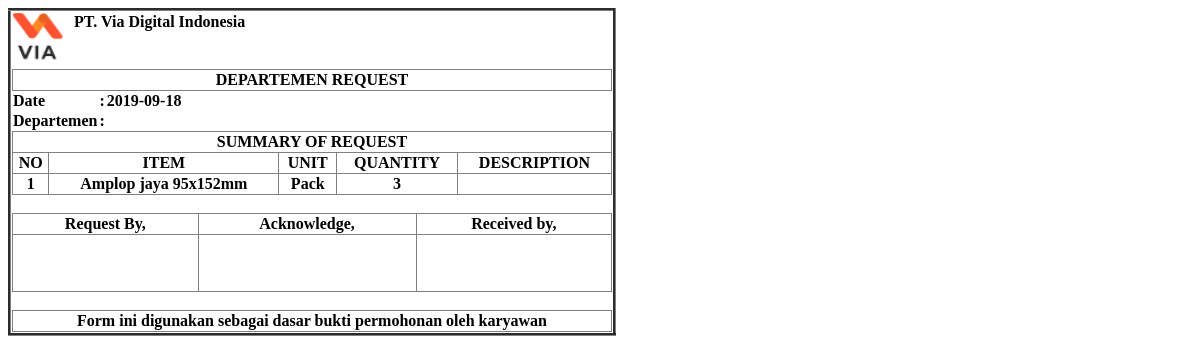
The app's page /order/report/1, older data.
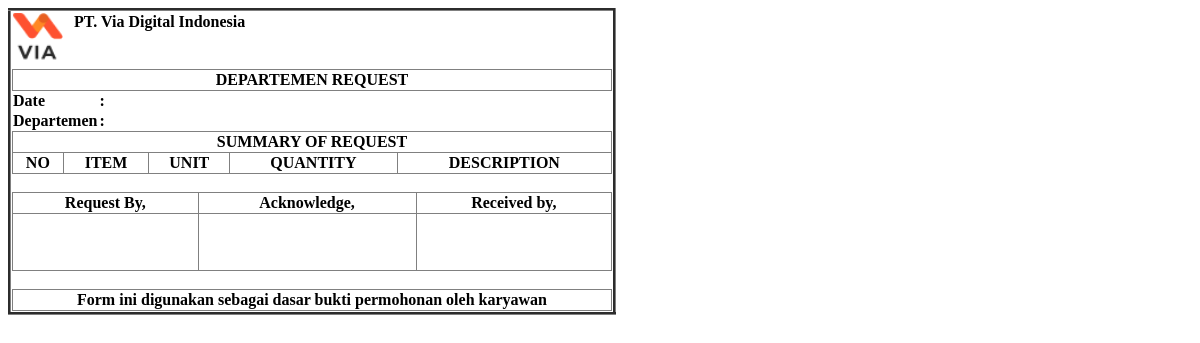
The same page, newer data.
### tables this page shows
CREATE TABLE `data_order` (
  `id_order` int(10) NOT NULL,
  `id_keranjang` varchar(255) NOT NULL,
  `id_barang` varchar(255) NOT NULL,
  `id_dep` varchar(255) NOT NULL,
  `user_id` varchar(255) NOT NULL,
  `qty_order` varchar(255) NOT NULL,
  `tanggal` varchar(50) NOT NULL,
  `ket` text NOT NULL
);

CREATE TABLE `data_barang` (
  `id` int(11) NOT NULL,
  `item` varchar(120) NOT NULL,
  `qty` varchar(120) NOT NULL,
  `satuan` text NOT NULL,
  `type` varchar(2) NOT NULL,
  `tanggal` varchar(100) NOT NULL,
  `kondisi` varchar(50) NOT NULL
);

### application/controllers/Order.php (called while the page is built, shortened)
<?php
class Order extends CI_Controller
{
    public function __construct()
    {
        $this->load->model('order_model');
        $this->load->model('jabatan_model');
        $this->load->model('akun_model');
    }
    public function report($id)
    {
        $x = $this->session->userdata('id_dep');
        $data['departemen'] = $this->order_model->dep($x);
        $data['judul'] = 'Report Barang';
        $data['data'] = $this->order_model->where($id);
        $data['data2'] = $this->order_model->getDataJoin();
        $data['data3'] = $this->order_model->status($id);
        $this->load->view('order/report', $data);
    }
}

### index.php (called while the page is built, shortened)
<?php
require_once BASEPATH.'core/CodeIgniter.php';

### application/models/Order_model.php (called while the page is built, shortened)
<?php
class Order_model extends CI_Model
{
    public function getDataJoin()
    {
        $this->db->select('*');
        $this->db->from('order_status');
        $this->db->join('departemen', 'departemen.id = order_status.departemen');
        $this->db->where('status', 2);
        $query = $this->db->get();
        return $query->result();
    }
    public function where($id)
    {
        $this->db->select('*');
        $this->db->from('data_order');
        $this->db->join('data_barang', 'data_barang.id = data_order.id_barang');
        $this->db->where('id_keranjang', $id);
        return $this->db->get()->result();
    }
    public function dep($x)
    {
        $this->db->where('id', $x);
        $query = $this->db->get('departemen');
        return $query->row();
    }
    public function status($id)
    {
        $this->db->where('id_ker', $id);
        $x = $this->db->get('order_status');
        return $x->row();
    }
}

### application/views/order/report.php (the view, shortened to what this page needs)
<!DOCTYPE html>
<html lang="en">
<head>
</head>
<body>
    <div class="container">
        <table border="3" class="c">
            <tr>
                <th>
                    <table>
                        <tr align="left">
                            <th rowspan="2"><img src="<?= base_url('assets/foto/icon.png') ?>" width="50">
                            </th>
                            <th class="a">PT. Via Digital Indonesia</th>
                            <th width="295x"></th>
                        </tr>
                    </table>
                    <table border="1px" width="600px">
                        <th>DEPARTEMEN REQUEST</th>
                    </table>
                    <table class="b">
                        <tr align="left" width="600">
                            <th>Date</th>
                            <th>:</th>
                            <th><?php $no = 1;
                                   foreach ($data as $x) {
                                       echo $x->tanggal;
                                   }
                                   ?></th>
                        </tr>
                        <tr align="left" width="600">
                            <th>Departemen</th>
                            <th>:</th>
                            <th> <?= $departemen->nama_dep; ?>
                            </th>
                        </tr>
                    </table>
                    <table border=1 width="600px">
                        <thead>
                            <tr>
                                <th colspan="6">SUMMARY OF REQUEST</th>
                            </tr>
                            <tr>
                                <th>NO</th>
                                <th>ITEM</th>
                                <th>UNIT</th>
                                <th>QUANTITY</th>
                                <th>DESCRIPTION</th>
                            </tr>
                        </thead>
                        <?php
                           $no = 1;
                           foreach ($data as $x) { ?>
                            <tr>
                                <td><?= $no++; ?></td>
                                <td><?= $x->item ?></td>
                                <td><?= $x->satuan ?></td>
                                <td><?= $x->qty_order ?></td>
                                <td></td>
                            </tr>
                        <?php } ?>
                    </table>
                    <br>
                    <table border="1" width="600px">
                        <tr>
                            <th>Request By,</th>
                            <th>Acknowledge,</th>
                            <th>Received by,</th>
                        </tr>
                        <tr>
                            <th> <br><br><br> </th>
                            <th> <br><br><br> </th>
                            <th> <br><br><br> </th>
                        </tr>
                    </table>
                    <br>
                    <table border=1 width="600px">
                        <th>Form ini digunakan sebagai dasar bukti permohonan oleh karyawan</th>
                    </table>
                </th>
            </tr>
        </table>
    </div>
</body>
</html>

Row changes from the older to the newer data that the page shows:
removed data_order: tanggal "2019-09-18", data_barang.item "Amplop jaya 95x152mm", data_barang.satuan "Pack", qty_order "3"
